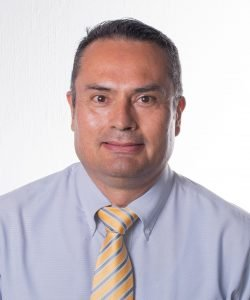
#> input picture P1_P2/IR.png, 250 x 300 px
$ python P2.py
#> lines starting #> are read from the running program, lines starting #| are printed output that depends on the picture
import cv2
import numpy as np

imagen=cv2.imread("IR.png")
#> imagen is the input picture: shape (300, 250, 3); mean B, G, R 196.3, 190.8, 201.2
cv2.imshow("IR",imagen)
cv2.waitKey(0)
cv2.destroyAllWindows()
cv2.imwrite("IR.jpg",imagen)

imagenO1=imagen*0.2
imagenO1=imagenO1.astype(np.uint8)
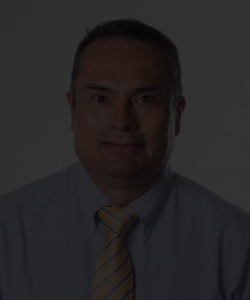
#> imagenO1: shape (300, 250, 3); mean B, G, R 38.9, 37.8, 39.8

cv2.imshow("IR01.jpg", imagenO1)
cv2.waitKey(0)
cv2.destroyAllWindows()
cv2.imwrite("IR01_os.jpg", imagenO1)
